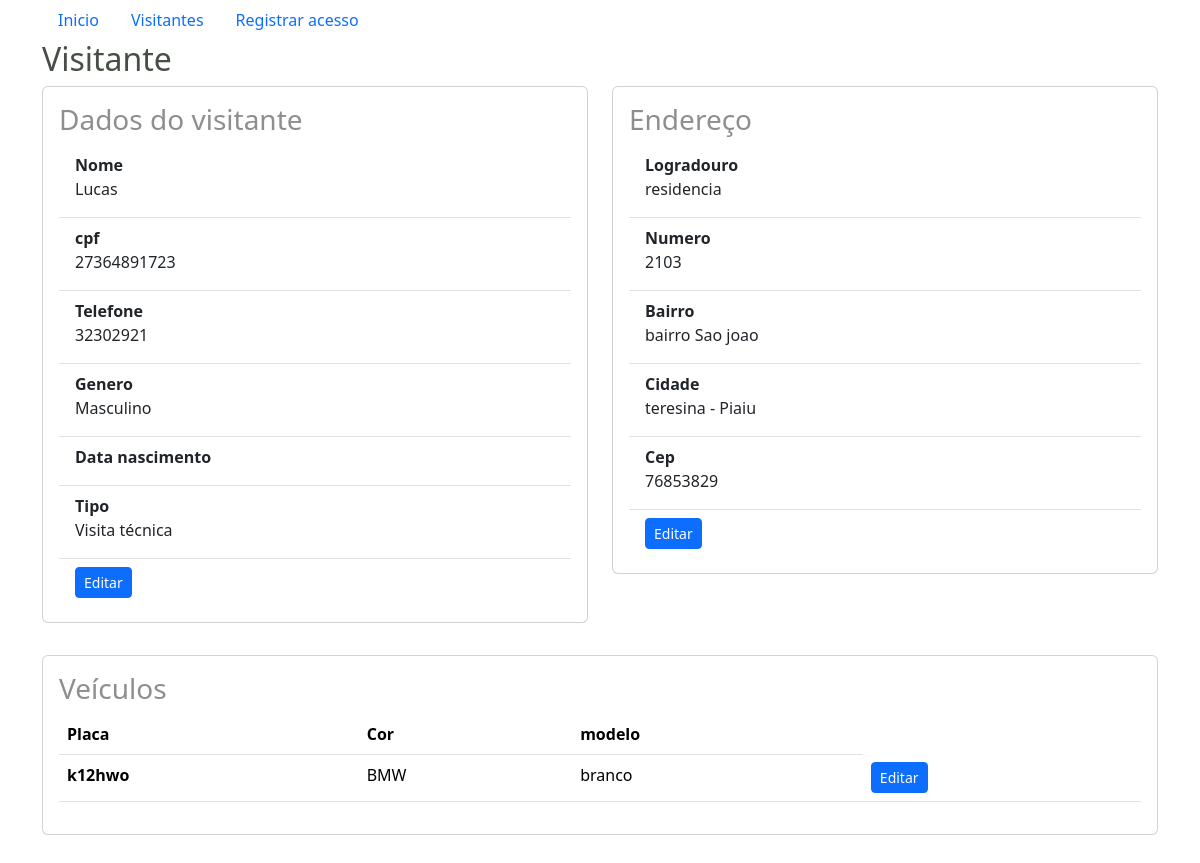
The page /visitante/1/ on the database its author committed.
### acesso/models.py (models this page shows, shortened)
class Pessoa(models.Model):
    SEXO_CHOICES = (
        ('M', 'Masculino'),
        ('F', 'Feminino')
    )
    nome = models.CharField(max_length=256, blank=False, null=False)
    cpf = models.CharField(max_length=11, blank=False, null=False)
    telefone = models.CharField(max_length=11, blank=True, null=True)
    genero = models.CharField(max_length=1, choices=SEXO_CHOICES, blank=False, null=False)
    data_nacimento = models.DateField(blank=False, null=False)

class Visitante(Pessoa):
    TIPO_CHOICES = (
    ('E', 'Escola'),
    ('D', 'Delivery'),
    ('V', 'Visita técnica'),
     )
    tipo = models.CharField(max_length=1, choices=TIPO_CHOICES, blank=False, null=False)

class Endereco(models.Model):
    logradouro = models.CharField(max_length=256, blank=False, null=False)
    numero = models.CharField(max_length=8, blank=True, null=True)
    bairro = models.CharField(max_length=256, blank=False, null=False)
    cidade = models.CharField(max_length=256, blank=False, null=False)
    estado = models.CharField(max_length=256, blank=False, null=False)
    cep = models.CharField(max_length=8, blank=False, null=False)
    pessoa = models.ForeignKey(Pessoa, blank=False, null=False, on_delete=models.CASCADE, related_name='enderecos')

class Veiculo(models.Model):
     placa = models.CharField(max_length=12, blank=False, null=False)
     modelo = models.CharField(max_length=64, blank=False, null=False)
     ano = models.IntegerField(null=False, blank=False)
     cor = models.CharField(max_length=64, blank=False, null=False)
     pessoa = models.ForeignKey(Pessoa, blank=False, null=False, on_delete=models.CASCADE, related_name='veiculos')

### acesso/views.py (the view)
# urls.py: path('visitante/<int:visitante_id>/', views.visitante, name='visitante'),
def visitante(request, visitante_id):
    visitante = get_object_or_404(Visitante, id=visitante_id)
    context = {"visitante" : visitante }
    return render(request, 'visitante/view.html' , context)

### acesso/templates/visitante/view.html
{% extends "base.html" %}
{% block content %}
	<h2>Visitante</h2>
  <div class="row">
    <div class="col-6">
      <div class="card">
        <div class="card-body">
          <div class="card-title">
            <h3>Dados do visitante</h3>
          </div>
            <ul class="list-group list-group-flush">
              <li class="list-group-item"><dt>Nome</dt><dd>{{visitante.nome}}</dd></li>
              <li class="list-group-item"><dt>cpf</dt><dd>{{visitante.cpf}}</dd></li>
              <li class="list-group-item"><dt>Telefone</dt><dd>{{visitante.telefone}}</dd></li>
              <li class="list-group-item"><dt>Genero</dt><dd>{{visitante.get_genero_display}}</dd></li>
              <li class="list-group-item"><dt>Data nascimento</dt><dd>{{visitante.data_nascimento}}</dd></li>
              <li class="list-group-item"><dt>Tipo</dt><dd>{{visitante.get_tipo_display}}</dd></li>
              <li class="list-group-item"><a href="{% url 'editar_visitante' visitante.id %}" class="btn btn-sm btn-primary">Editar</a></li>
            </ul>
        </div>
      </div>
    </div>
    <div class="col-6">
      <div class="card">
        <div class="card-body">
          <div class="card-title">
            <h3>Endereço</h3>
          </div>
            {% for endereco in visitante.enderecos.all %}
              <ul class="list-group list-group-flush">
                <li class="list-group-item"><dt>Logradouro</dt><dd>{{endereco.logradouro}}</dd></li>
                <li class="list-group-item"><dt>Numero</dt><dd>{{endereco.numero}}</dd></li>
                <li class="list-group-item"><dt>Bairro</dt><dd>{{endereco.bairro}}</dd></li>
                <li class="list-group-item"><dt>Cidade</dt><dd>{{endereco.cidade}} - {{endereco.estado}}</dd></li>
                <li class="list-group-item"><dt>Cep</dt><dd>{{endereco.cep}}</dd></li>
                <li class="list-group-item"><a href="#" class="btn btn-sm btn-primary">Editar</a></li>
              </ul>
            {%endfor%}
        </div>
      </div>
    </div>
  </div>
  <div class="row-fluid">
    <div class="card">
      <div class="card-body">
        <div class="card-title">
          <h3>Veículos</h3>
        </div>
        <table class="table">
          <thead>
            <tr>
              <th scope="col">Placa</th>
              <th scope="col">Cor</th>
              <th scope="col">modelo</th>
            </tr>
          </thead>
          <tbody>
            {% for veiculo in visitante.veiculos.all %}
              <tr>
                <th scope="row">{{veiculo.placa}}</th>
                <td>{{ veiculo.modelo}}</td>
                <td>{{ veiculo.cor}}</td>
                <td><a href="#" class="btn btn-sm btn-primary">Editar</a></td>
              </tr>
            {% endfor %}
          </tbody>
        </table>
      </div>
    </div>
  </div>
{% endblock %}

### acesso/static/acesso/base.css (style rules this page uses)
h2 { color: rgb(70, 78, 70); }
h3 { color: rgb(141, 143, 140); }
.card { margin-bottom: 2rem; }

### rows shown on the page
Pessoa: nome "Lucas", cpf "27364891723", telefone "32302921"
Visitante: genero "Masculino", tipo "Visita técnica"
Endereco: logradouro "residencia", numero "2103", bairro "bairro Sao joao", cidade "teresina", estado "Piaiu", cep "76853829"
Veiculo: placa "k12hwo", modelo "BMW", cor "branco"
